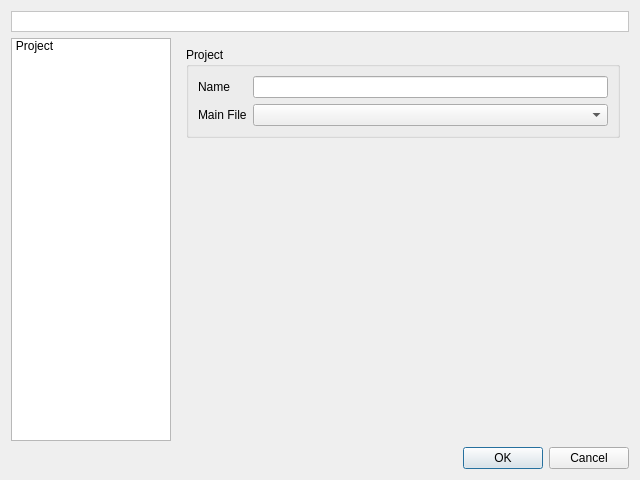
<?xml version="1.0" encoding="UTF-8"?>
<ui version="4.0">
 <class>UIPHPEditor</class>
 <widget class="QDialog" name="UIPHPEditor">
  <property name="geometry">
   <rect>
    <x>0</x>
    <y>0</y>
    <width>640</width>
    <height>480</height>
   </rect>
  </property>
  <property name="windowTitle">
   <string>XUP Project Editor</string>
  </property>
  <layout class="QGridLayout" name="gridLayout_2">
   <item row="1" column="0">
    <widget class="QListWidget" name="lwPages">
     <property name="minimumSize">
      <size>
       <width>160</width>
       <height>0</height>
      </size>
     </property>
     <property name="maximumSize">
      <size>
       <width>160</width>
       <height>16777215</height>
      </size>
     </property>
     <property name="iconSize">
      <size>
       <width>22</width>
       <height>22</height>
      </size>
     </property>
     <property name="movement">
      <enum>QListView::Static</enum>
     </property>
     <property name="viewMode">
      <enum>QListView::IconMode</enum>
     </property>
     <item>
      <property name="text">
       <string>Project</string>
      </property>
      <property name="icon">
       <iconset resource="../../../../../monkey/src/resources/resources.qrc">
        <normaloff>:/xupeditor/icons/xupeditor/project.png</normaloff>:/xupeditor/icons/xupeditor/project.png</iconset>
      </property>
     </item>
    </widget>
   </item>
   <item row="1" column="1">
    <widget class="QStackedWidget" name="swPages">
     <property name="currentIndex">
      <number>0</number>
     </property>
     <widget class="QWidget" name="wProject">
      <layout class="QVBoxLayout" name="verticalLayout_2">
       <item>
        <widget class="QGroupBox" name="gbProject">
         <property name="sizePolicy">
          <sizepolicy hsizetype="Preferred" vsizetype="Maximum">
           <horstretch>0</horstretch>
           <verstretch>0</verstretch>
          </sizepolicy>
         </property>
         <property name="title">
          <string>Project</string>
         </property>
         <layout class="QGridLayout" name="gridLayout">
          <item row="0" column="0">
           <widget class="QLabel" name="lProjectName">
            <property name="text">
             <string>Name</string>
            </property>
            <property name="buddy">
             <cstring>leProjectName</cstring>
            </property>
           </widget>
          </item>
          <item row="0" column="1">
           <widget class="QLineEdit" name="leProjectName"/>
          </item>
          <item row="1" column="0">
           <widget class="QLabel" name="lMainFile">
            <property name="text">
             <string>Main File</string>
            </property>
           </widget>
          </item>
          <item row="1" column="1">
           <widget class="QComboBox" name="cbMainFile">
            <property name="sizePolicy">
             <sizepolicy hsizetype="Expanding" vsizetype="Fixed">
              <horstretch>0</horstretch>
              <verstretch>0</verstretch>
             </sizepolicy>
            </property>
           </widget>
          </item>
         </layout>
        </widget>
       </item>
       <item>
        <spacer name="verticalSpacer">
         <property name="orientation">
          <enum>Qt::Vertical</enum>
         </property>
         <property name="sizeType">
          <enum>QSizePolicy::MinimumExpanding</enum>
         </property>
         <property name="sizeHint" stdset="0">
          <size>
           <width>16</width>
           <height>16</height>
          </size>
         </property>
        </spacer>
       </item>
      </layout>
     </widget>
    </widget>
   </item>
   <item row="2" column="0" colspan="2">
    <widget class="QDialogButtonBox" name="dbbButtons">
     <property name="orientation">
      <enum>Qt::Horizontal</enum>
     </property>
     <property name="standardButtons">
      <set>QDialogButtonBox::Cancel|QDialogButtonBox::Ok</set>
     </property>
    </widget>
   </item>
   <item row="0" column="0" colspan="2">
    <widget class="QLabel" name="lTitle">
     <property name="minimumSize">
      <size>
       <width>0</width>
       <height>21</height>
      </size>
     </property>
     <property name="maximumSize">
      <size>
       <width>16777215</width>
       <height>21</height>
      </size>
     </property>
     <property name="palette">
      <palette>
       <active>
        <colorrole role="Base">
         <brush brushstyle="SolidPattern">
          <color alpha="255">
           <red>255</red>
           <green>255</green>
           <blue>255</blue>
          </color>
         </brush>
        </colorrole>
        <colorrole role="Window">
         <brush brushstyle="SolidPattern">
          <color alpha="255">
           <red>255</red>
           <green>255</green>
           <blue>255</blue>
          </color>
         </brush>
        </colorrole>
       </active>
       <inactive>
        <colorrole role="Base">
         <brush brushstyle="SolidPattern">
          <color alpha="255">
           <red>255</red>
           <green>255</green>
           <blue>255</blue>
          </color>
         </brush>
        </colorrole>
        <colorrole role="Window">
         <brush brushstyle="SolidPattern">
          <color alpha="255">
           <red>255</red>
           <green>255</green>
           <blue>255</blue>
          </color>
         </brush>
        </colorrole>
       </inactive>
       <disabled>
        <colorrole role="Base">
         <brush brushstyle="SolidPattern">
          <color alpha="255">
           <red>255</red>
           <green>255</green>
           <blue>255</blue>
          </color>
         </brush>
        </colorrole>
        <colorrole role="Window">
         <brush brushstyle="SolidPattern">
          <color alpha="255">
           <red>255</red>
           <green>255</green>
           <blue>255</blue>
          </color>
         </brush>
        </colorrole>
       </disabled>
      </palette>
     </property>
     <property name="font">
      <font>
       <weight>75</weight>
       <bold>true</bold>
      </font>
     </property>
     <property name="autoFillBackground">
      <bool>true</bool>
     </property>
     <property name="frameShape">
      <enum>QFrame::StyledPanel</enum>
     </property>
     <property name="frameShadow">
      <enum>QFrame::Raised</enum>
     </property>
     <property name="alignment">
      <set>Qt::AlignRight|Qt::AlignTrailing|Qt::AlignVCenter</set>
     </property>
     <property name="indent">
      <number>9</number>
     </property>
    </widget>
   </item>
  </layout>
 </widget>
 <resources>
  <include location="../../../../../monkey/src/resources/resources.qrc"/>
 </resources>
 <connections>
  <connection>
   <sender>dbbButtons</sender>
   <signal>accepted()</signal>
   <receiver>UIPHPEditor</receiver>
   <slot>accept()</slot>
   <hints>
    <hint type="sourcelabel">
     <x>396</x>
     <y>453</y>
    </hint>
    <hint type="destinationlabel">
     <x>157</x>
     <y>274</y>
    </hint>
   </hints>
  </connection>
  <connection>
   <sender>dbbButtons</sender>
   <signal>rejected()</signal>
   <receiver>UIPHPEditor</receiver>
   <slot>reject()</slot>
   <hints>
    <hint type="sourcelabel">
     <x>464</x>
     <y>453</y>
    </hint>
    <hint type="destinationlabel">
     <x>286</x>
     <y>274</y>
    </hint>
   </hints>
  </connection>
  <connection>
   <sender>lwPages</sender>
   <signal>currentRowChanged(int)</signal>
   <receiver>swPages</receiver>
   <slot>setCurrentIndex(int)</slot>
   <hints>
    <hint type="sourcelabel">
     <x>106</x>
     <y>53</y>
    </hint>
    <hint type="destinationlabel">
     <x>175</x>
     <y>33</y>
    </hint>
   </hints>
  </connection>
  <connection>
   <sender>lwPages</sender>
   <signal>currentTextChanged(QString)</signal>
   <receiver>lTitle</receiver>
   <slot>setText(QString)</slot>
   <hints>
    <hint type="sourcelabel">
     <x>104</x>
     <y>81</y>
    </hint>
    <hint type="destinationlabel">
     <x>156</x>
     <y>16</y>
    </hint>
   </hints>
  </connection>
 </connections>
</ui>
